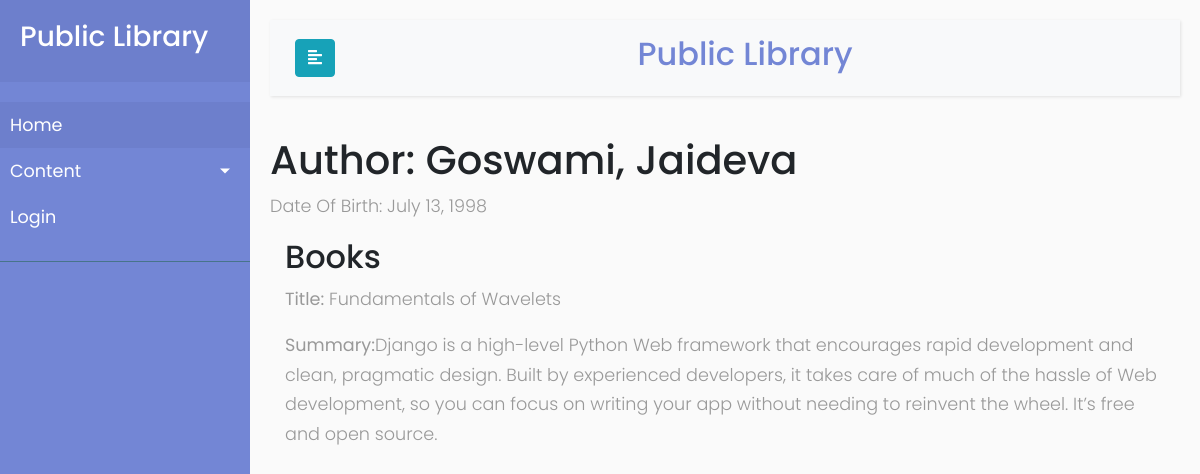
The page /catalog/author/9 on the database its author committed.
### catalog/models.py (models this page shows, shortened)
class Author(models.Model):
    first_name = models.CharField(max_length=100)
    last_name = models.CharField(max_length=100)
    date_of_birth = models.DateField(null=True, blank=True,help_text='YYYY-MM-D')
    date_of_death = models.DateField('died', null=True, blank=True,help_text='YYYY-MM-D')
    class Meta:
        ordering = ['last_name', 'first_name']
    def __str__(self):
        return f'{self.last_name}, {self.first_name}'

class Book(models.Model):
    title = models.CharField(max_length=200)
    author = models.ForeignKey(Author, on_delete=models.SET_NULL, null=True)
    summary = models.TextField(max_length=1000, help_text='Enter a brief description of the book')
    isbn = models.CharField('ISBN', max_length=13, help_text='13 Character <a href="https://www.isbn-international.org/content/what-isbn">ISBN number</a>')
    genre = models.ManyToManyField(Genre, help_text='Select a genre for this book')
    language=models.ForeignKey(Language, on_delete=models.SET_NULL,null=True)

### catalog/views.py (the view)
# urls.py: path('author/<int:pk>',AuthorDetailView.as_view(), name='author-detail'),
class AuthorDetailView(DetailView):
	model = Author

### catalog/templates/catalog/author_detail.html
{% extends "catalog/base_generic.html" %}
{% block content %}
  <h1>Author: {{ author }}</h1>
  <p>Date Of Birth: {{author.date_of_birth}}</p>
  <div class="container">
   	<h2>Books</h2>
    {% for books in author.book_set.all %}
    	<p><strong>Title:</strong> <a href="{% url 'catalog:book-detail' books.id %}">{{ books.title }}</a></p>
    	<p><strong>Summary:</strong>{{ books.summary }}</p>
     {% endfor %}
  </div>
{% endblock %}

### catalog/static/catalog/CSS/base.css (style rules this page uses)
body { font-family: 'Poppins', sans-serif; background: #fafafa; }
p { font-family: 'Poppins', sans-serif; font-size: 1.1em; font-weight: 300; line-height: 1.7em; color: #999; }
a, a:hover, a:focus { color: inherit; text-decoration: none; transition: all 0.3s; }

### rows shown on the page
Author: last_name+first_name "Goswami, Jaideva", date_of_birth "July 13, 1998"
Book: title "Fundamentals of Wavelets", summary "Django is a high-level Python Web framework that encourages rapid development and clean, pragmatic design. Built by experienced developers, it takes care of much of the hassle of Web development, so you can focus on writing your app without needing to reinvent the wheel. It’s free and open source."
